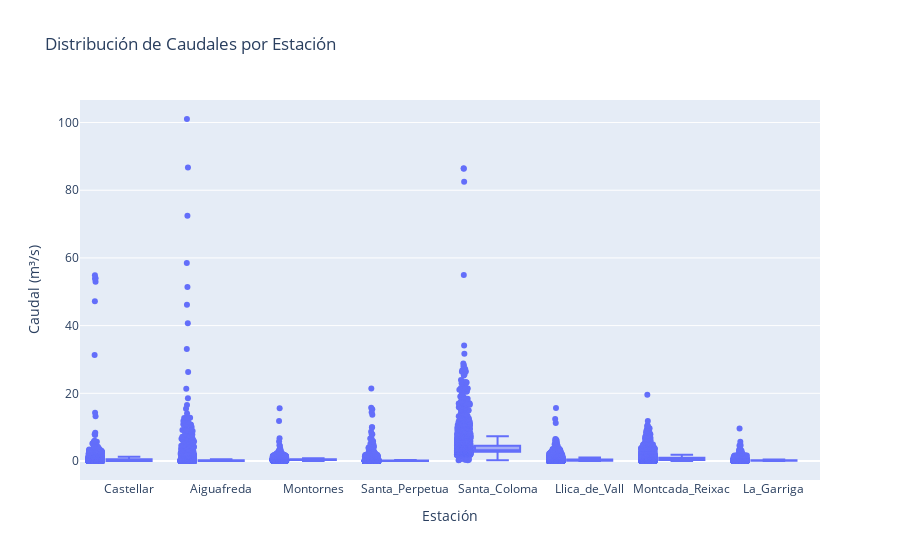

Source (notebook cell):
### Code cell
# 5. Crear el gráfico de bigotes (boxplot) con Plotly
fig = px.box(TotalDat, x='Estacio', y='Valor', 
             title="Distribución de Caudales por Estación", 
             labels={"Valor": "Caudal (m³/s)", "Estacio": "Estación"},
             points="all")  # 'points="all"' añade todos los puntos atípicos en el gráfico

# Personalizar el diseño del gráfico
fig.update_layout(
    xaxis_title="Estación",
    yaxis_title="Caudal (m³/s)",
    boxmode='group',  # Agrupar las cajas por estación
)

# Mostrar el gráfico interactivo
fig.show()

### Figure 1 — Plotly figure (JSON) as saved in the notebook; plotly's stock layout.template omitted (floating-point values rounded to 4 significant figures; data arrays with more than 128 entries replaced by an {"elided": "..."} marker saying what was removed)
{"data": [{"alignmentgroup": "True", "boxpoints": "all", "hovertemplate": "Estación=%{x}<br>Caudal (m³/s)=%{y}<extra></extra>", "legendgroup": "", "marker": {"color": "#636efa"}, "name": "", "notched": false, "offsetgroup": "", "orientation": "v", "showlegend": false, "type": "box", "x": {"elided": "21905 str values"}, "x0": " ", "xaxis": "x", "y": {"elided": "21905 float values"}, "y0": " ", "yaxis": "y"}], "layout": {"boxmode": "group", "legend": {"tracegroupgap": 0}, "title": {"text": "Distribución de Caudales por Estación"}, "xaxis": {"anchor": "y", "domain": [0, 1], "title": {"text": "Estación"}}, "yaxis": {"anchor": "x", "domain": [0, 1], "title": {"text": "Caudal (m³/s)"}}}}
